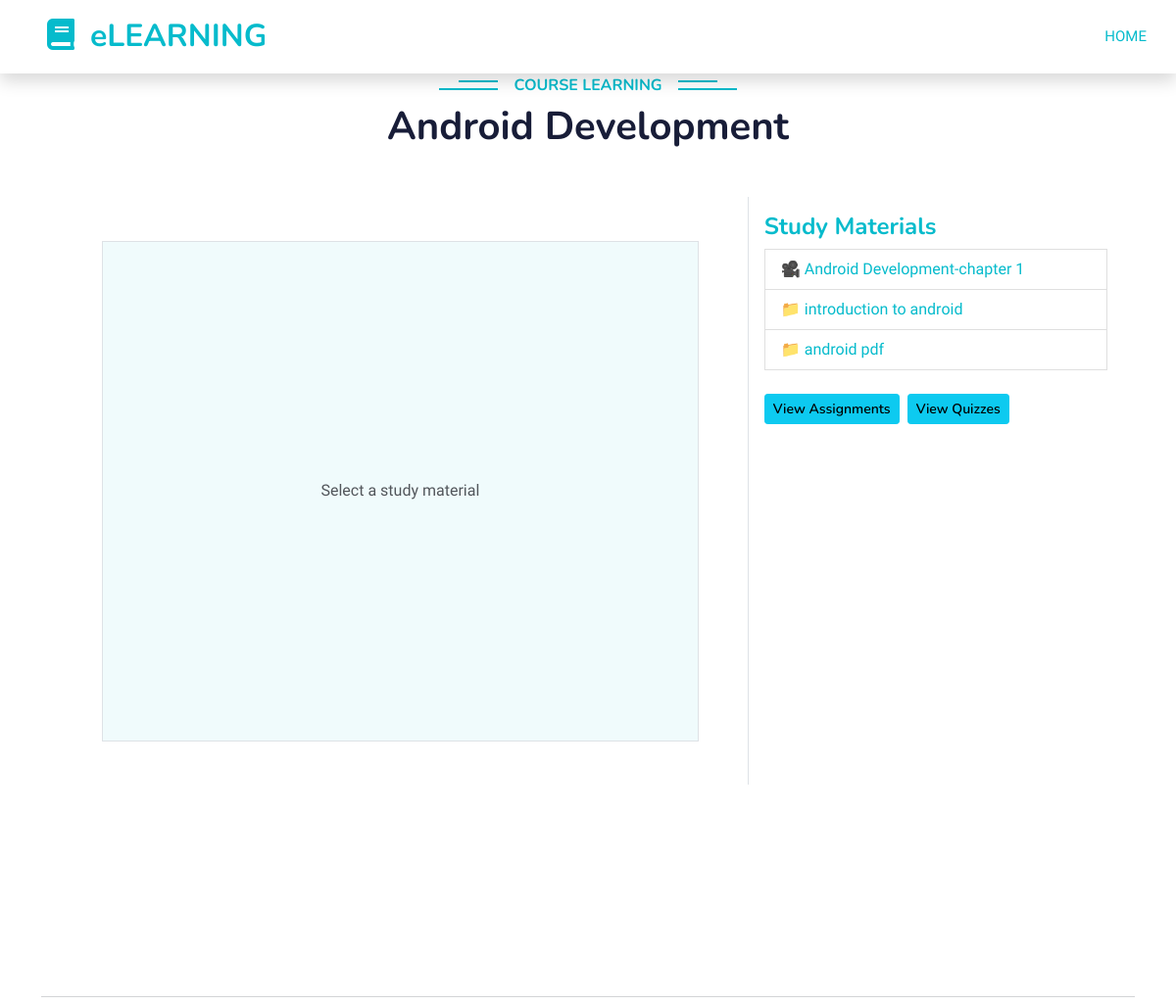
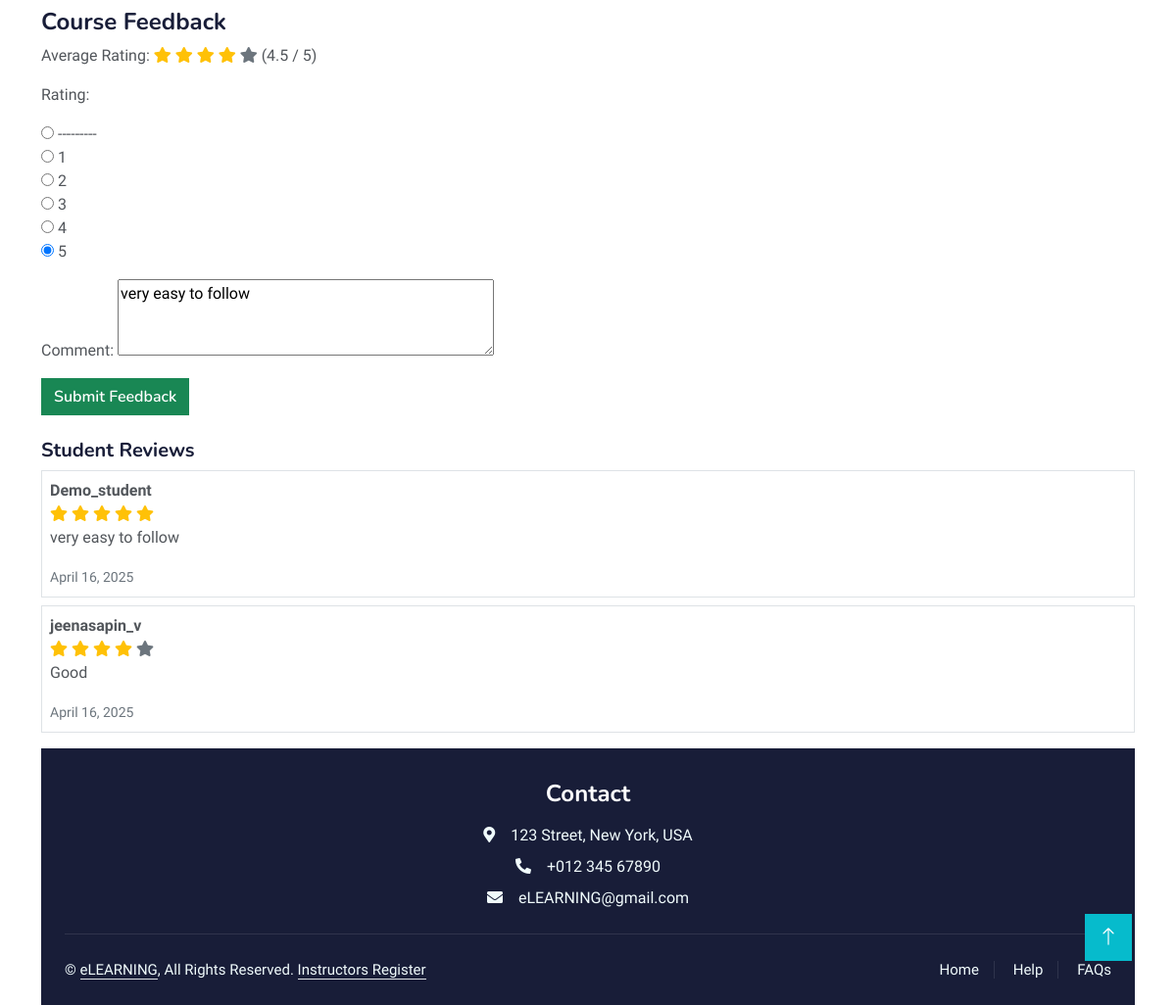
Screenshot of /students/my_course/5 (signed in) with the database file from the repository (2 pictures, top to bottom).
### courses_app/models.py (models this page shows, shortened)
class Course(models.Model):
    title = models.CharField(max_length=255)
    description = models.TextField()
    instructor = models.ForeignKey(CustomUser, on_delete=models.CASCADE, limit_choices_to={'user_type': 'instructor'})
    price = models.DecimalField(max_digits=7, decimal_places=2, null=True, blank=True)
    created_at = models.DateTimeField(auto_now_add=True)
    updated_at = models.DateTimeField(auto_now=True)
    image = models.ImageField(upload_to='courses/images/', null=True, blank=True)

class StudyMaterial(models.Model):
    course = models.ForeignKey(Course, on_delete=models.CASCADE, related_name='materials')
    title = models.CharField(max_length=255)
    file = models.FileField(upload_to='study_materials/')
    uploaded_at = models.DateTimeField(auto_now_add=True)
    @property
    def file_type(self):
        mime_type, _ = mimetypes.guess_type(self.file.url)
        if mime_type:
            if mime_type.startswith('video'):
                return 'video'
            elif mime_type.startswith('image'):
                return 'image'
            elif mime_type == 'application/pdf':
                return 'pdf'
        return 'other'

class Feedback(models.Model):
    course = models.ForeignKey(Course, on_delete=models.CASCADE, related_name='feedbacks')
    user = models.ForeignKey(User, on_delete=models.CASCADE)
    rating = models.IntegerField(choices=[(i, i) for i in range(1, 6)])
    comment = models.TextField(blank=True)
    created_at = models.DateTimeField(auto_now_add=True)
    class Meta:
        unique_together = ['course', 'user']  # one feedback per course per user

### accounts_app/models.py (models this page shows, shortened)
class CustomUser(AbstractUser):
    USER_TYPE_CHOICES = (
        ('student', 'Student'),
        ('instructor', 'Instructor'),
    )
    user_type = models.CharField(max_length=10, choices=USER_TYPE_CHOICES, default='student')
    bio = models.TextField(blank=True, null=True)
    profile_picture = models.ImageField(upload_to='profile_pics/', blank=True, null=True)

### students_app/views.py (the view, shortened to what this page needs)
# urls.py: path('my_course/<int:course_id>',views.my_course,name='my_course'),
@login_required   #enrolled students class and all study materials page
def my_course(request, course_id):
    course = get_object_or_404(Course, id=course_id)
    materials = StudyMaterial.objects.filter(course=course)
    assignments = Assignment.objects.filter(course=course)
    enrolled_courses = Enrollment.objects.filter(student=request.user)
    submissions = StudentSubmission.objects.filter(student=request.user)
    quizzes = course.quiz_set.all()  # Get quizzes for the course
    if not Enrollment.objects.filter(student=request.user, course=course).exists():
        return redirect('students_dashboard')  # Block if not enrolled
    feedbacks = course.feedbacks.all()
    average_rating = feedbacks.aggregate(Avg('rating'))['rating__avg']
    try:
        feedback_instance = Feedback.objects.get(course=course, user=request.user)
        form = FeedbackForm(instance=feedback_instance)
    except Feedback.DoesNotExist:
        feedback_instance = None
        form = FeedbackForm()
    return render(request, 'students_app/my_course.html', {
        'course': course,
        'materials': materials,
        'assignments': assignments,
        'enrolled_courses': enrolled_courses,
        'submissions': submissions,
        'feedbacks': feedbacks,
        'average_rating': average_rating,
        'form': form,
        'quizzes': quizzes,
    })

### courses_app/forms.py
class FeedbackForm(forms.ModelForm):
    class Meta:
        model = Feedback
        fields = ['rating', 'comment']
        widgets = {
            'rating': forms.RadioSelect(choices=[(i, str(i)) for i in range(1, 6)]),
            'comment': forms.Textarea(attrs={'rows': 3}),
        }

### students_app/templates/students_app/my_course.html (shortened to what this page needs)
<!DOCTYPE html>
<html lang="en">
{% extends 'courses_app/layout.html' %}
{% block navbar %}
<div class="navbar-nav ms-auto p-4 p-lg-0">
    <a href="{% url 'students_dashboard' %}" class="nav-item nav-link active">Home</a>
</div>
{% endblock %}
{% block content %}
<div class="container">
    <div class="text-center wow fadeInUp" data-wow-delay="0.1s">
        <h6 class="section-title bg-white text-center text-primary px-3">Course Learning</h6>
        <h1 class="mb-5">{{ course.title }}</h1>
    </div>
    <div class="container d-flex" style="height: 100vh;">
        <div class="left-panel flex-grow-1 p-3 d-flex align-items-center justify-content-center border-end" style="width: 65%; height: 75vh;">
            <div id="content-display" class="video-box border rounded p-3 bg-light d-flex align-items-center justify-content-center text-center" style="width: 90%; height: 90%;">
                <p class="m-0">Select a study material</p>
            </div>
        </div>
        <div class="right-panel p-3" style="width: 35%; overflow-y: auto;">
            <div class="mb-3">
                <h4 class="text-primary">Study Materials</h4>
                <ul class="list-group">
                    {% for material in materials %}
                        <li class="list-group-item">
                            <a href="javascript:void(0)" onclick="showMaterial('{{ material.file_type }}', '{{ material.file.url }}')">
                            {% if material.file_type == 'pdf' %}
                                    📁
                            {% elif material.file_type == 'video' %}
                                    🎥
                            {% elif material.file_type == 'image' %}
                                    🖼️
                            {% else %}
                                    📄
                            {% endif %}
                            {{ material.title }}
                            </a>
                        </li>
                    {% endfor %}
                </ul>
            </div>
            <div class="mt-4 d-flex gap-2">
                <a href="{% url 'assignments_page' course.id %}" class="btn btn-info btn-sm">View Assignments</a>
                <button id="show-quiz-list" class="btn btn-info btn-sm">View Quizzes</button>
            </div>
        </div>
    </div>
    <hr>
    <h4>Course Feedback</h4>
    <p>
      Average Rating:
      {% for i in "12345"|make_list %}
        {% if forloop.counter <= average_rating|default:0 %}
          <i class="fa fa-star text-warning"></i>
        {% else %}
          <i class="fa fa-star text-secondary"></i>
        {% endif %}
      {% endfor %}
      ({{ average_rating|floatformat:1 }} / 5)
    </p>
    <form method="post">
        {{ form.as_p }}
        <button type="submit" class="btn btn-success">Submit Feedback</button>
    </form>
    <h5 class="mt-4">Student Reviews</h5>
    {% for fb in feedbacks %}
      <div class="border rounded p-2 my-2">
        <strong>{{ fb.user.username }}</strong><br>
        {% for i in "12345"|make_list %}
          {% if forloop.counter <= fb.rating %}
            <i class="fa fa-star text-warning"></i>
          {% else %}
            <i class="fa fa-star text-secondary"></i>
          {% endif %}
        {% endfor %}
        <p>{{ fb.comment }}</p>
        <small class="text-muted">{{ fb.created_at|date:"F j, Y" }}</small>
      </div>
    {% empty %}
      <p>No feedback yet.</p>
    {% endfor %}
{% endblock %}

### courses_app/static/css/style.css (style rules this page uses)
:root { --primary: #06BBCC; --light: #F0FBFC; --dark: #181d38; }
.btn { font-family: 'Nunito', sans-serif; font-weight: 600; transition: .5s; }
.navbar-light .navbar-nav .nav-link { margin-right: 30px; padding: 25px 0; color: #FFFFFF; font-size: 15px; text-transform: uppercase; outline: none; }
.navbar-light .navbar-nav .nav-link:hover, .navbar-light .navbar-nav .nav-link.active { color: var(--primary); }
.navbar-light .navbar-nav .nav-link { color: var(--dark); font-weight: 500; }
.section-title { position: relative; display: inline-block; text-transform: uppercase; }
.section-title::before { position: absolute; content: ""; width: calc(100% + 80px); height: 2px; top: 4px; left: -40px; background: var(--primary); z-index: -1; }
.section-title::after { position: absolute; content: ""; width: calc(100% + 120px); height: 2px; bottom: 5px; left: -60px; background: var(--primary); z-index: -1; }

### rows the page displays
Course: title "Android Development"
StudyMaterial: title "Android Development-chapter 1"
StudyMaterial: title "introduction to android"
StudyMaterial: title "android pdf"
Feedback: rating "☐ --------- ☐ 1 ☐ 2 ☐ 3 ☐ 4 ☑ 5", comment "very easy to follow", user.username "Demo_student", created_at "April 16, 2025"
Feedback: user.username "jeenasapin_v", rating 4 (drawn), comment "Good", created_at "April 16, 2025"

### other values shown
{{ average_rating|floatformat:1 }} "4.5"
